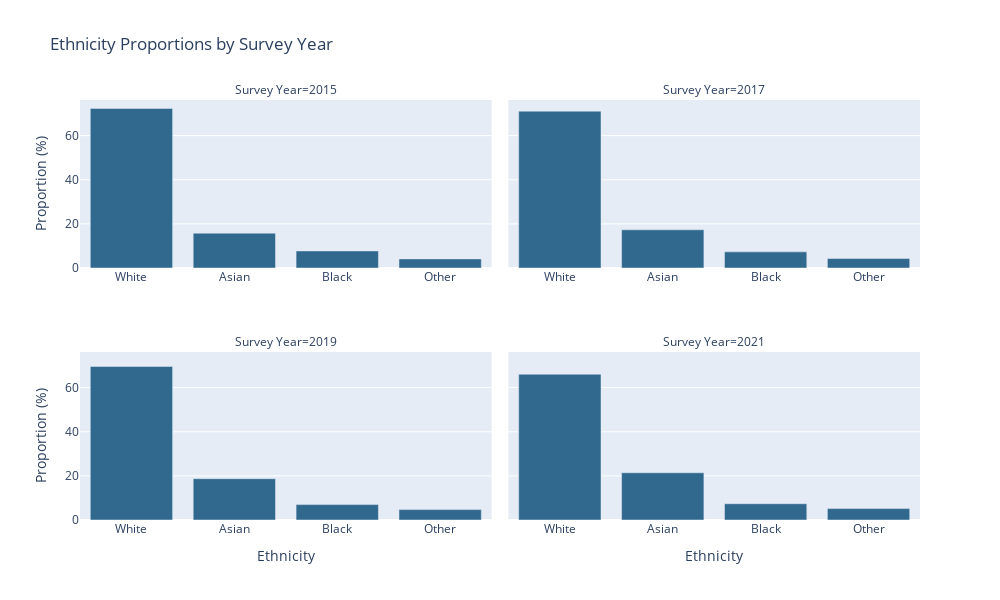

Source (notebook cell):
### Markdown cell above
For `ethnicity`:

### Code cell
# Multiply normalized proportions by 100 for percentage
normalized_counts_ethnicity = final_eda.groupby('survey_year')['ethnicity'].value_counts(normalize=True).mul(100).round(3).rename('proportion').reset_index()

# Extract the year from the 'survey_year' column for plotting purposes (but keep original as datetime)
normalized_counts_ethnicity['Survey Year'] = normalized_counts_ethnicity['survey_year'].dt.year

# Create the interactive plot with a consistent color
fig_ethnicity = px.bar(
    normalized_counts_ethnicity, 
    x='ethnicity', 
    y='proportion', 
    facet_col='Survey Year', 
    facet_col_wrap=2, 
    labels={'ethnicity': 'Ethnicity', 'proportion': 'Proportion (%)'},
    title="Ethnicity Proportions by Survey Year",
    color_discrete_sequence=["#31688E"],  # A blueish tone from Viridis scale
    facet_row_spacing=0.2  # Increase space between facet rows (adjust this value as needed)

)

# Find the maximum value of 'proportion' to set y-axis limits
max_value = normalized_counts_marital['proportion'].max()

# Round the maximum value to the next step (e.g., nearest 10)
max_tick = np.ceil(max_value / 10) * 10  # You can change to 5, etc., for finer control

# Update layout for a cleaner appearance
fig_ethnicity.update_layout(
    height=600,
    width=1000,
    showlegend=False
)


# Show x-axis labels for all subplots
fig_ethnicity.update_xaxes(showticklabels=True)


# Show the interactive plot
fig_ethnicity.show()

### Figure 1 — Plotly figure (JSON) as saved in the notebook; plotly's stock layout.template omitted (floating-point values rounded to 4 significant figures)
{"data": [{"alignmentgroup": "True", "hovertemplate": "Survey Year=2015<br>Ethnicity=%{x}<br>Proportion (%)=%{y}<extra></extra>", "legendgroup": "", "marker": {"color": "#31688E", "pattern": {"shape": ""}}, "name": "", "offsetgroup": "", "orientation": "v", "showlegend": false, "textposition": "auto", "type": "bar", "x": ["White", "Asian", "Black", "Other"], "xaxis": "x3", "y": [72.34, 15.78, 7.744, 4.135], "yaxis": "y3"}, {"alignmentgroup": "True", "hovertemplate": "Survey Year=2017<br>Ethnicity=%{x}<br>Proportion (%)=%{y}<extra></extra>", "legendgroup": "", "marker": {"color": "#31688E", "pattern": {"shape": ""}}, "name": "", "offsetgroup": "", "orientation": "v", "showlegend": false, "textposition": "auto", "type": "bar", "x": ["White", "Asian", "Black", "Other"], "xaxis": "x4", "y": [71.1, 17.31, 7.314, 4.283], "yaxis": "y4"}, {"alignmentgroup": "True", "hovertemplate": "Survey Year=2019<br>Ethnicity=%{x}<br>Proportion (%)=%{y}<extra></extra>", "legendgroup": "", "marker": {"color": "#31688E", "pattern": {"shape": ""}}, "name": "", "offsetgroup": "", "orientation": "v", "showlegend": false, "textposition": "auto", "type": "bar", "x": ["White", "Asian", "Black", "Other"], "xaxis": "x", "y": [69.6, 18.72, 6.978, 4.704], "yaxis": "y"}, {"alignmentgroup": "True", "hovertemplate": "Survey Year=2021<br>Ethnicity=%{x}<br>Proportion (%)=%{y}<extra></extra>", "legendgroup": "", "marker": {"color": "#31688E", "pattern": {"shape": ""}}, "name": "", "offsetgroup": "", "orientation": "v", "showlegend": false, "textposition": "auto", "type": "bar", "x": ["White", "Asian", "Black", "Other"], "xaxis": "x2", "y": [66.06, 21.41, 7.366, 5.173], "yaxis": "y2"}], "layout": {"annotations": [{"font": {}, "showarrow": false, "text": "Survey Year=2019", "x": 0.245, "xanchor": "center", "xref": "paper", "y": 0.4, "yanchor": "bottom", "yref": "paper"}, {"font": {}, "showarrow": false, "text": "Survey Year=2021", "x": 0.755, "xanchor": "center", "xref": "paper", "y": 0.4, "yanchor": "bottom", "yref": "paper"}, {"font": {}, "showarrow": false, "text": "Survey Year=2015", "x": 0.245, "xanchor": "center", "xref": "paper", "y": 1, "yanchor": "bottom", "yref": "paper"}, {"font": {}, "showarrow": false, "text": "Survey Year=2017", "x": 0.755, "xanchor": "center", "xref": "paper", "y": 1, "yanchor": "bottom", "yref": "paper"}], "barmode": "relative", "height": 600, "legend": {"tracegroupgap": 0}, "showlegend": false, "title": {"text": "Ethnicity Proportions by Survey Year"}, "width": 1000, "xaxis": {"anchor": "y", "domain": [0, 0.49], "showticklabels": true, "title": {"text": "Ethnicity"}}, "xaxis2": {"anchor": "y2", "domain": [0.51, 1], "matches": "x", "showticklabels": true, "title": {"text": "Ethnicity"}}, "xaxis3": {"anchor": "y3", "domain": [0, 0.49], "matches": "x", "showticklabels": true}, "xaxis4": {"anchor": "y4", "domain": [0.51, 1], "matches": "x", "showticklabels": true}, "yaxis": {"anchor": "x", "domain": [0, 0.4], "title": {"text": "Proportion (%)"}}, "yaxis2": {"anchor": "x2", "domain": [0, 0.4], "matches": "y", "showticklabels": false}, "yaxis3": {"anchor": "x3", "domain": [0.6, 1], "matches": "y", "title": {"text": "Proportion (%)"}}, "yaxis4": {"anchor": "x4", "domain": [0.6, 1], "matches": "y", "showticklabels": false}}}
